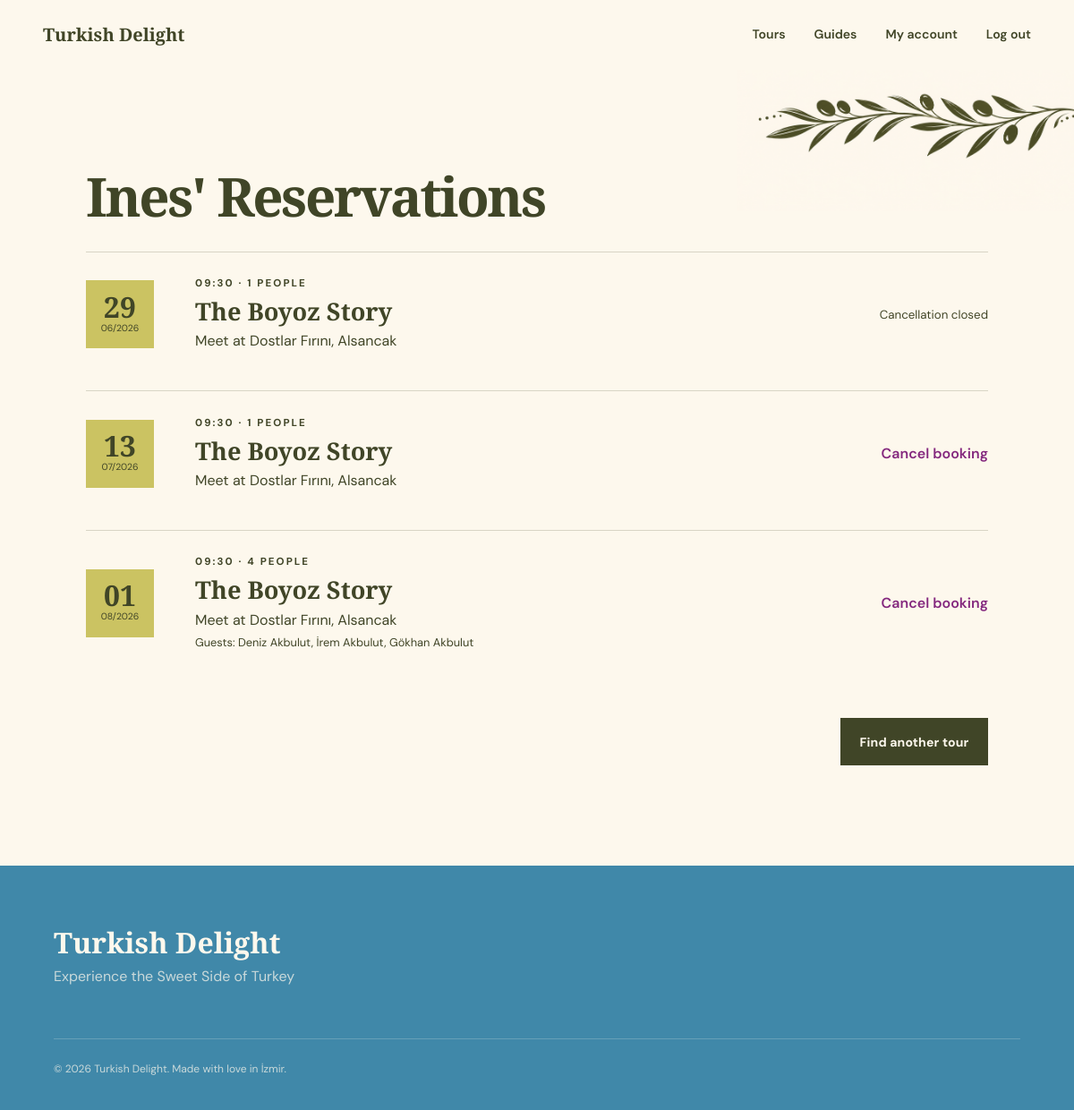
The app's page /profile (signed in) with its own data.
### tables this page shows
CREATE TABLE "users" (
          id INTEGER PRIMARY KEY AUTOINCREMENT,
          first_name TEXT NOT NULL, last_name TEXT NOT NULL,
          email TEXT NOT NULL UNIQUE, password_hash TEXT NOT NULL,
          role TEXT NOT NULL CHECK(role IN ('guide','participant','admin')),
          languages TEXT NOT NULL DEFAULT '[]'
        );

CREATE TABLE reservations (
  id INTEGER PRIMARY KEY AUTOINCREMENT, participant_id INTEGER NOT NULL REFERENCES users(id),
  tour_id INTEGER NOT NULL REFERENCES tours(id), tour_date TEXT NOT NULL, created_at TEXT NOT NULL,
  UNIQUE(participant_id,tour_id,tour_date)
);

CREATE TABLE tours (
  id INTEGER PRIMARY KEY AUTOINCREMENT, guide_id INTEGER NOT NULL REFERENCES users(id),
  title TEXT NOT NULL, subtitle TEXT NOT NULL, description TEXT NOT NULL, story TEXT NOT NULL,
  final_message TEXT NOT NULL, foods TEXT NOT NULL, stops TEXT NOT NULL, story_points TEXT NOT NULL,
  meeting_point TEXT NOT NULL, duration INTEGER NOT NULL CHECK(duration > 0),
  language TEXT NOT NULL, capacity INTEGER NOT NULL CHECK(capacity > 0)
);

CREATE TABLE reservation_guests (
  id INTEGER PRIMARY KEY AUTOINCREMENT, reservation_id INTEGER NOT NULL REFERENCES reservations(id) ON DELETE CASCADE,
  name TEXT NOT NULL
);

### app.py (the view, shortened to what this page needs)
@app.route("/profile")
@login_required
def profile():
    db = get_db()
    if current_user.role == "admin":
        return redirect(url_for("admin_dashboard"))
    if current_user.role == "participant":
        reservations = tourdb.participant_reservations(db, current_user.id)
        enriched = []
        for reservation in reservations:
            item = dict(reservation)
            item["guests"] = tourdb.reservation_guests(db, item["id"])
            schedule = tourdb.schedule_for_day(
                db, item["tour_id"], date.fromisoformat(item["tour_date"]).weekday()
            )
            start = item["start_time"] or schedule["start_time"]
            item["start_time"] = start
            start_dt = datetime.combine(date.fromisoformat(item["tour_date"]), datetime.strptime(start, "%H:%M").time())
            item["can_cancel"] = start_dt - datetime.now() >= timedelta(hours=24)
            enriched.append(item)
        return render_template("participant_profile.html", reservations=enriched)

### app.py (called while the page is built)
def get_db():
    if "db" not in g:
        g.db = sqlite3.connect(DATABASE)
        g.db.row_factory = sqlite3.Row
        g.db.execute("PRAGMA foreign_keys = ON")
    return g.db

@login_manager.user_loader
def load_user(user_id):
    return userdb.get_user(get_db(), user_id)

def csrf_token():
    if "csrf_token" not in session:
        session["csrf_token"] = secrets.token_hex(24)
    return session["csrf_token"]

@app.before_request
def verify_csrf():
    if request.method == "POST" and request.form.get("csrf_token") != session.get("csrf_token"):
        abort(400, "Invalid or missing form token.")

### tourdb.py (called while the page is built)
def schedule_for_day(db, tour_id, weekday):
    return db.execute(
        "SELECT start_time FROM schedules WHERE tour_id=? AND weekday=?", (tour_id, weekday)
    ).fetchone()

def participant_reservations(db, participant_id):
    return db.execute(
        """SELECT r.*, t.title, t.meeting_point, t.duration,
           (SELECT start_time FROM schedules s WHERE s.tour_id=t.id
            AND s.weekday=CAST(strftime('%w',r.tour_date) AS INTEGER)-1) AS start_time
           FROM reservations r JOIN tours t ON t.id=r.tour_id
           WHERE r.participant_id=? ORDER BY r.tour_date""",
        (participant_id,),
    ).fetchall()

def reservation_guests(db, reservation_id):
    return db.execute(
        "SELECT name FROM reservation_guests WHERE reservation_id=?", (reservation_id,)
    ).fetchall()

### userdb.py (called while the page is built)
def get_user(db, user_id):
    row = db.execute("SELECT * FROM users WHERE id=?", (user_id,)).fetchone()
    return User(row) if row else None

### templates/participant_profile.html (shortened to what this page needs)
{% extends "base.html" %}
{% block content %}
  <section class="dashboard participant-dashboard">
    <img
      class="participant-decoration"
      src="{{ url_for('static', filename='decoration3.png') }}"
      alt=""
      aria-hidden="true"
    >
    <section>
      <div class="reservations-heading">
        <h2>
          {{ current_user.first_name }}{% if current_user.first_name[-1]|lower == 's' %}'{% else %}'s{% endif %} Reservations
        </h2>
      </div>
      <div class="reservation-list">
        {% for item in reservations %}
          <article class="reservation-card">
            <div class="date-tile">
              <strong>{{ item.tour_date[8:] }}</strong>
              <span>{{ item.tour_date[5:7] }}/{{ item.tour_date[:4] }}</span>
            </div>
            <div>
              <p class="eyebrow">{{ item.start_time }} · {{ 1 + item.guests|length }} people</p>
              <h3><a href="{{ url_for('tour_detail', tour_id=item.tour_id) }}">{{ item.title }}</a></h3>
              <p>Meet at {{ item.meeting_point }}</p>
              {% if item.guests %}
                <p class="guest-line">
                  Guests:
                  {% for guest in item.guests %}
                    {{ guest.name }}{% if not loop.last %}, {% endif %}
                  {% endfor %}
                </p>
              {% endif %}
            </div>
            <div>
              {% if item.can_cancel %}
                <form
                  method="post"
                  action="{{ url_for('cancel_reservation', reservation_id=item.id) }}"
                  data-confirm="Cancel this reservation?"
                >
                  <button class="text-button danger" type="submit">Cancel booking</button>
                </form>
              {% else %}
                <small>Cancellation closed</small>
              {% endif %}
            </div>
          </article>
        {% else %}
          <div class="empty-state">
            <h3>No walks booked yet.</h3>
            <p>There’s a table, a story, and a local guide waiting for you.</p>
          </div>
        {% endfor %}
      </div>
      <div class="dashboard-end-action">
        <a class="button button-dark" href="{{ url_for('home') }}#tours">Find another tour</a>
      </div>
    </section>
  </section>
{% endblock %}

### static/style.css (style rules this page uses)
:root { --ink: #404527; --deep: #4088A9; --cream: #FDF8ED; --paper: #FDF8ED; --clay: #84287E; --gold: #CBC362; --sea: #4088A9; --line: rgba(64, 69, 39, .2); --serif: "Playfair Display", Georgia, serif; --sans: "DM Sans", Arial, sans-serif; }
* { box-sizing: border-box; }
html { scroll-behavior: smooth; }
body { margin: 0; background: var(--paper); color: var(--ink); font-family: var(--sans); font-size: 16px; line-height: 1.6; }
img { display: block; max-width: 100%; }
a { color: inherit; text-decoration: none; }
button, input, select, textarea { font: inherit; color: inherit; }
button { cursor: pointer; }
.site-nav a:not(.button), .text-button { position: relative; }
.text-button { border: 0; background: transparent; padding: 0; font-weight: 600; }
.button { display: inline-flex; align-items: center; justify-content: center; gap: .5rem; background: var(--gold); color: var(--deep); border: 0; padding: .95rem 1.35rem; font-weight: 700; font-size: .88rem; letter-spacing: .01em; transition: transform .2s, background .2s; }
.button-dark { background: var(--ink); color: var(--paper); }
.eyebrow { text-transform: uppercase; letter-spacing: .18em; font-size: .72rem; font-weight: 700; margin: 0 0 1.5rem; }
h2 { font: 600 clamp(2.8rem, 5vw, 5.4rem)/.98 var(--serif); letter-spacing: -.04em; margin: 0; }
.dashboard { padding: 7rem 8vw; min-height: 80vh; }
.reservation-list, .guide-tour-list { display: flex; flex-direction: column; gap: 1rem; }
.reservation-card { display: grid; grid-template-columns: 90px 1fr auto; align-items: center; gap: 2rem; border-top: 1px solid var(--line); padding: 1.5rem 0; }
.date-tile { width: 76px; height: 76px; background: var(--gold); display: flex; flex-direction: column; justify-content: center; align-items: center; }
.date-tile strong { font: 600 2rem/1 var(--serif); }
.date-tile span { font-size: .65rem; }
.reservation-card h3, .guide-tour h3 { font: 600 1.7rem var(--serif); margin: 0; }
.reservation-card p { margin: .15rem 0; }
.guest-line { font-size: .8rem; }
.danger { color: var(--clay); }
.reservations-heading { display: flex; align-items: center; justify-content: space-between; gap: 2rem; margin-bottom: 2rem; }
.dashboard .reservations-heading h2 { margin: 0; }
.participant-dashboard { position: relative; overflow: hidden; }
.participant-decoration { position: absolute; top: -2rem; right: -2rem; width: min(34vw, 420px); height: auto; pointer-events: none; user-select: none; }
.participant-dashboard>section { position: relative; z-index: 1; }
.dashboard-end-action { display: flex; justify-content: flex-end; margin-top: 3rem; }

### records on screen
users: first_name "Ines"
reservations: tour_date "29", tour_date "06", tour_date "2026", start_time "09:30", guests "1", title "The Boyoz Story", meeting_point "Dostlar Fırını, Alsancak", shows "Cancellation closed"
reservations: tour_date "13", tour_date "07", tour_date "2026", start_time "09:30", guests "1", title "The Boyoz Story", meeting_point "Dostlar Fırını, Alsancak"
reservations: tour_date "01", tour_date "08", tour_date "2026", start_time "09:30", guests "4", title "The Boyoz Story", meeting_point "Dostlar Fırını, Alsancak"
reservation_guests: name "Deniz Akbulut"
reservation_guests: name "İrem Akbulut"
reservation_guests: name "Gökhan Akbulut"
